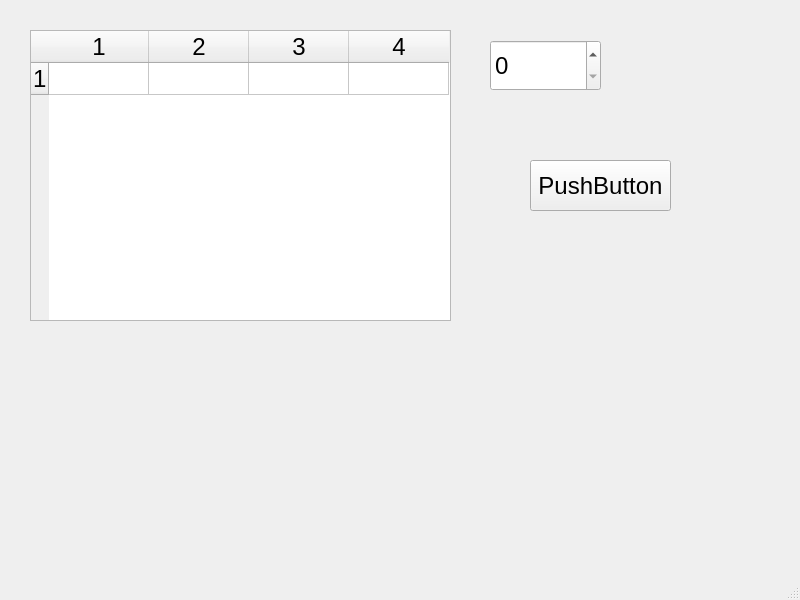
<?xml version="1.0" encoding="UTF-8"?>
<ui version="4.0">
 <class>MainWindow</class>
 <widget class="QMainWindow" name="MainWindow">
  <property name="geometry">
   <rect>
    <x>0</x>
    <y>0</y>
    <width>800</width>
    <height>600</height>
   </rect>
  </property>
  <property name="font">
   <font>
    <pointsize>18</pointsize>
   </font>
  </property>
  <property name="windowTitle">
   <string>MainWindow</string>
  </property>
  <widget class="QWidget" name="centralwidget">
   <widget class="QTableWidget" name="tableWidget">
    <property name="geometry">
     <rect>
      <x>30</x>
      <y>30</y>
      <width>421</width>
      <height>291</height>
     </rect>
    </property>
    <property name="rowCount">
     <number>1</number>
    </property>
    <property name="columnCount">
     <number>4</number>
    </property>
    <row/>
    <column/>
    <column/>
    <column/>
    <column/>
   </widget>
   <widget class="QSpinBox" name="spinBox">
    <property name="geometry">
     <rect>
      <x>490</x>
      <y>40</y>
      <width>111</width>
      <height>51</height>
     </rect>
    </property>
   </widget>
   <widget class="QPushButton" name="pushButton">
    <property name="geometry">
     <rect>
      <x>530</x>
      <y>160</y>
      <width>141</width>
      <height>51</height>
     </rect>
    </property>
    <property name="text">
     <string>PushButton</string>
    </property>
   </widget>
  </widget>
  <widget class="QMenuBar" name="menubar">
   <property name="geometry">
    <rect>
     <x>0</x>
     <y>0</y>
     <width>800</width>
     <height>27</height>
    </rect>
   </property>
  </widget>
  <widget class="QStatusBar" name="statusbar"/>
 </widget>
 <resources/>
 <connections/>
</ui>
